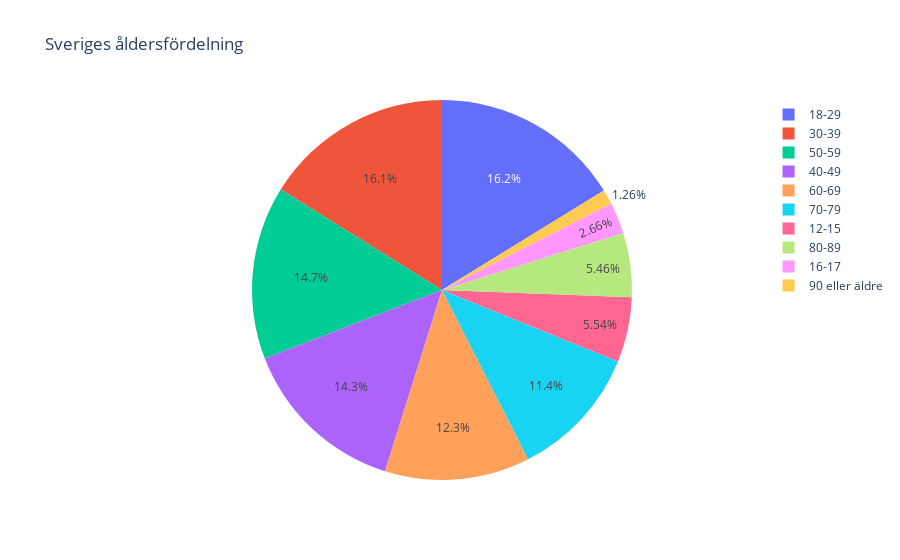

Notebook code cell kept with this figure:
### Markdown cell above
### e)

### Code cell
fig = px.pie(
    data_frame=vaccin_kommun_och_older,
    values='Befolkning',
    names='Ålder',
    title='Sveriges åldersfördelning'
)

fig.show()
fig.write_html("Visualiseringar/Sveriges_åldersfördelning.html")

### Figure 1 — Plotly figure (JSON) as saved in the notebook; plotly's stock layout.template omitted (floating-point values rounded to 4 significant figures; data arrays with more than 128 entries replaced by an {"elided": "..."} marker saying what was removed)
{"data": [{"domain": {"x": [0, 1], "y": [0, 1]}, "hovertemplate": "Ålder=%{label}<br>Befolkning=%{value}<extra></extra>", "labels": {"elided": "2900 str values"}, "legendgroup": "", "name": "", "showlegend": true, "type": "pie", "values": {"elided": "2900 int values"}}], "layout": {"legend": {"tracegroupgap": 0}, "title": {"text": "Sveriges åldersfördelning"}}}
